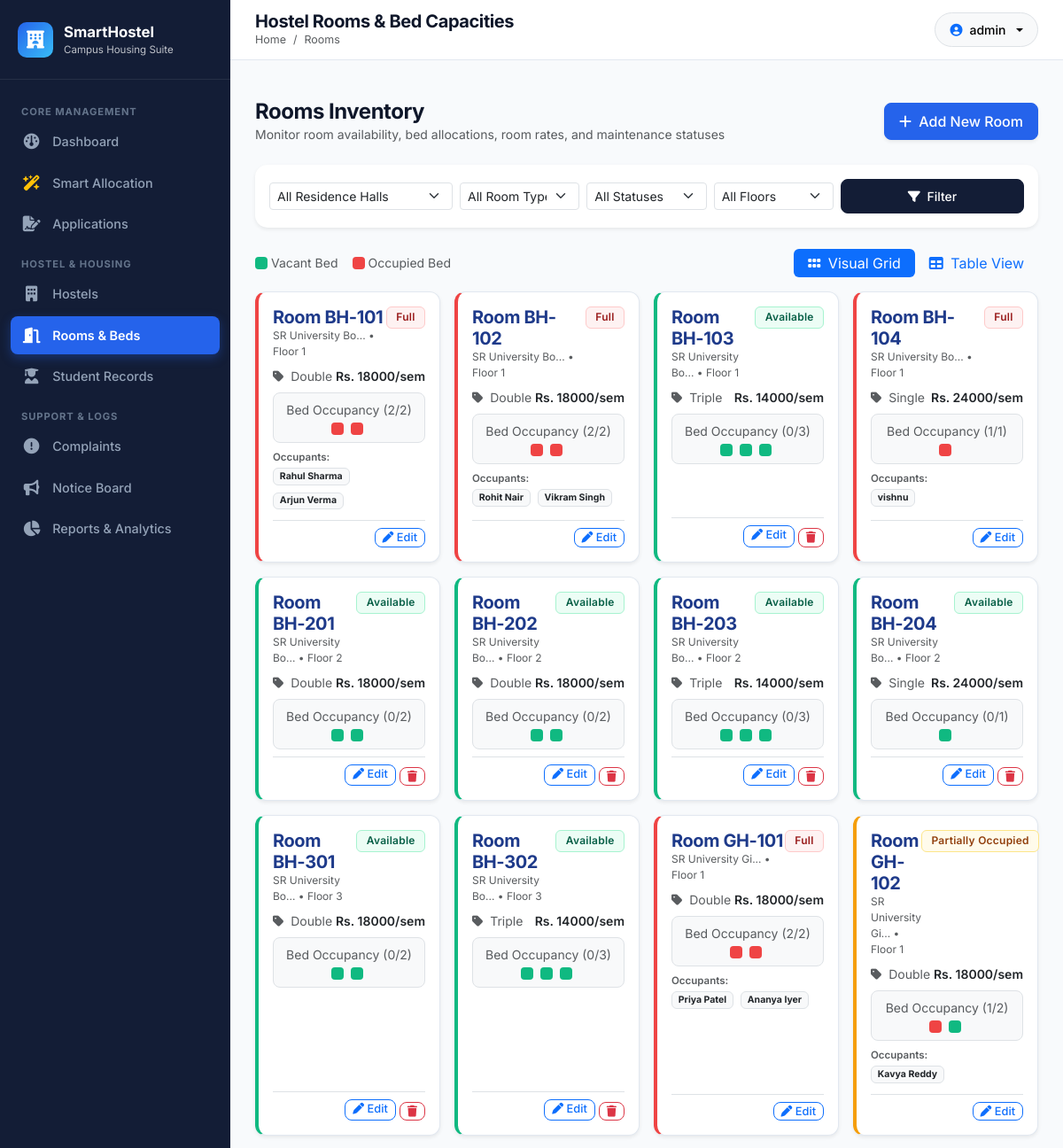
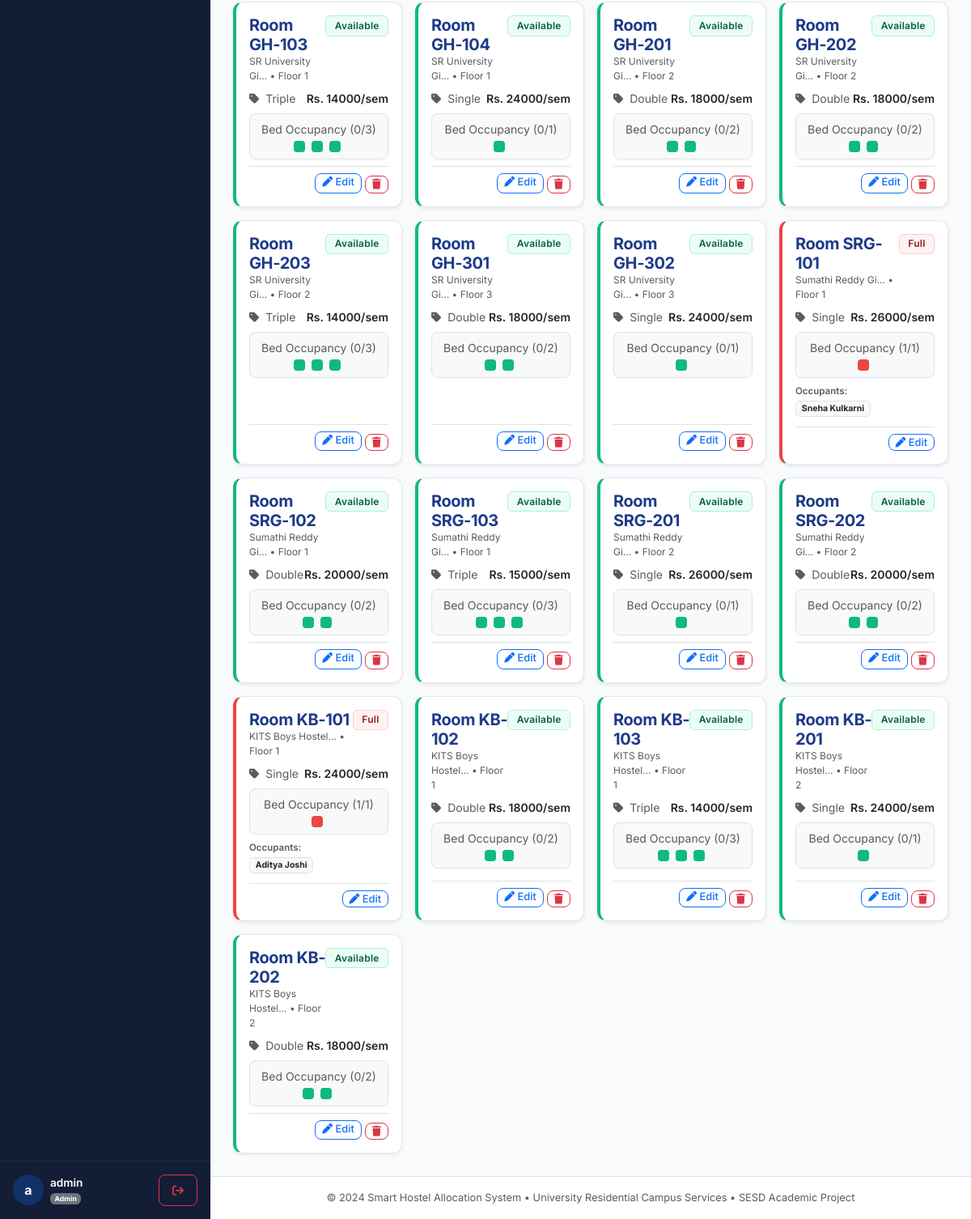
The page /admin/rooms (signed in) on the database its author committed (2 pictures, top to bottom).
### models.py (models this page shows, shortened)
class Room(db.Model):
    __tablename__ = 'rooms'
    id = db.Column(db.Integer, primary_key=True)
    hostel_id = db.Column(db.Integer, db.ForeignKey('hostels.id', ondelete='CASCADE'), nullable=False)
    room_number = db.Column(db.String(20), nullable=False)
    floor = db.Column(db.Integer, nullable=False, default=1)
    room_type = db.Column(db.String(20), nullable=False)  # 'Single', 'Double', 'Triple', 'Four-Bed'
    capacity = db.Column(db.Integer, nullable=False, default=2)
    occupied_beds = db.Column(db.Integer, nullable=False, default=0)
    price_per_semester = db.Column(db.Float, nullable=False, default=15000.0)
    status = db.Column(db.String(20), nullable=False, default='Available')  # 'Available', 'Partially Occupied', 'Full', 'Maintenance'
    facilities = db.Column(db.String(255), nullable=True)
    allocations = db.relationship('Allocation', backref='room', cascade="all, delete-orphan", lazy='dynamic')
    __table_args__ = (
        db.UniqueConstraint('hostel_id', 'room_number', name='uq_hostel_room_number'),
    )
    @property
    def available_beds(self):
        return max(0, self.capacity - self.occupied_beds)
    @property
    def active_occupants(self):
        return [alloc.student for alloc in self.allocations.filter_by(status='Active').all()]

class Hostel(db.Model):
    __tablename__ = 'hostels'
    id = db.Column(db.Integer, primary_key=True)
    name = db.Column(db.String(100), unique=True, nullable=False)
    hostel_type = db.Column(db.String(20), nullable=False)  # 'Boys', 'Girls', 'Co-ed'
    total_floors = db.Column(db.Integer, nullable=False, default=3)
    description = db.Column(db.Text, nullable=True)
    facilities = db.Column(db.Text, nullable=True)  # Comma separated
    image_url = db.Column(db.String(255), nullable=True)
    created_at = db.Column(db.DateTime, default=datetime.utcnow)
    rooms = db.relationship('Room', backref='hostel', cascade="all, delete-orphan", lazy='dynamic')
    applications = db.relationship('Application', backref='preferred_hostel', lazy='dynamic')
    allocations = db.relationship('Allocation', backref='hostel', lazy='dynamic')
    wardens = db.relationship('Warden', backref='assigned_hostel', lazy='dynamic')
    complaints = db.relationship('Complaint', backref='hostel', lazy='dynamic')

class Student(db.Model):
    __tablename__ = 'students'
    id = db.Column(db.Integer, primary_key=True)
    user_id = db.Column(db.Integer, db.ForeignKey('users.id', ondelete='CASCADE'), nullable=False, unique=True)
    student_id = db.Column(db.String(30), unique=True, nullable=False, index=True)
    full_name = db.Column(db.String(100), nullable=False)
    email = db.Column(db.String(120), nullable=False)
    phone = db.Column(db.String(20), nullable=False)
    gender = db.Column(db.String(10), nullable=False)  # 'Male', 'Female', 'Other'
    department = db.Column(db.String(100), nullable=False)
    year_of_study = db.Column(db.Integer, nullable=False, default=1)  # 1, 2, 3, 4
    address = db.Column(db.Text, nullable=True)
    parent_name = db.Column(db.String(100), nullable=True)
    parent_phone = db.Column(db.String(20), nullable=True)
    emergency_contact = db.Column(db.String(20), nullable=True)
    created_at = db.Column(db.DateTime, default=datetime.utcnow)
    applications = db.relationship('Application', backref='student', cascade="all, delete-orphan", lazy='dynamic', order_by='Application.applied_at.desc()')
    allocations = db.relationship('Allocation', backref='student', cascade="all, delete-orphan", lazy='dynamic', order_by='Allocation.allocated_date.desc()')
    complaints = db.relationship('Complaint', backref='student', cascade="all, delete-orphan", lazy='dynamic', order_by='Complaint.created_at.desc()')

### routes/admin.py (the view)
@admin_bp.route('/rooms')
@admin_required
def rooms():
    hostel_id = request.args.get('hostel_id', type=int)
    room_type = request.args.get('room_type', '').strip()
    status = request.args.get('status', '').strip()
    floor = request.args.get('floor', type=int)
    query = Room.query
    if hostel_id:
        query = query.filter(Room.hostel_id == hostel_id)
    if room_type:
        query = query.filter(Room.room_type == room_type)
    if status:
        query = query.filter(Room.status == status)
    if floor:
        query = query.filter(Room.floor == floor)
    rooms_list = query.order_by(Room.hostel_id.asc(), Room.floor.asc(), Room.room_number.asc()).all()
    hostels_list = Hostel.query.order_by(Hostel.name.asc()).all()
    return render_template('admin/rooms.html',
        rooms=rooms_list,
        hostels=hostels_list,
        selected_hostel=hostel_id,
        selected_type=room_type,
        selected_status=status,
        selected_floor=floor
    )

### routes/auth.py (called while the page is built)
def get_current_user():
    user_id = session.get('user_id')
    if user_id:
        return db.session.get(User, user_id)
    return None

def admin_required(f):
    @wraps(f)
    def decorated_function(*args, **kwargs):
        if 'user_id' not in session:
            flash('Please log in first.', 'warning')
            return redirect(url_for('auth.login'))
        if session.get('role') != 'admin':
            flash('Access denied. Administrator privileges required.', 'danger')
            return redirect(url_for('main.index'))
        return f(*args, **kwargs)
    return decorated_function

### templates/admin/rooms.html (shortened to what this page needs)
{% extends 'base.html' %}
{% block page_title %}Hostel Rooms & Bed Capacities{% endblock %}
{% block breadcrumb %}Rooms{% endblock %}
{% block content %}
<div class="container-fluid px-0">
    <div class="d-flex flex-wrap justify-content-between align-items-center mb-4 gap-3">
        <div>
            <h4 class="fw-bold mb-0">Rooms Inventory</h4>
            <p class="text-muted small mb-0">Monitor room availability, bed allocations, room rates, and maintenance statuses</p>
        </div>
        <div class="d-flex gap-2">
            <a href="{{ url_for('admin.add_room') }}" class="btn btn-primary shadow-sm">
                <i class="fa-solid fa-plus me-1"></i> Add New Room
            </a>
        </div>
    </div>
    <div class="card border-0 shadow-sm mb-4">
        <div class="card-body p-3">
            <form method="GET" action="{{ url_for('admin.rooms') }}" class="row g-2 align-items-center">
                <div class="col-md-3">
                    <select name="hostel_id" class="form-select form-select-sm">
                        <option value="">All Residence Halls</option>
                    </select>
                </div>
                <div class="col-md-2">
                    <select name="room_type" class="form-select form-select-sm">
                        <option value="">All Room Types</option>
                    </select>
                </div>
                <div class="col-md-2">
                    <select name="status" class="form-select form-select-sm">
                        <option value="">All Statuses</option>
                    </select>
                </div>
                <div class="col-md-2">
                    <select name="floor" class="form-select form-select-sm">
                        <option value="">All Floors</option>
                    </select>
                </div>
                <div class="col-md-3 d-flex gap-2">
                    <button type="submit" class="btn btn-sm btn-navy flex-grow-1">
                        <i class="fa-solid fa-filter me-1"></i> Filter
                    </button>
                </div>
            </form>
        </div>
    </div>
    <div class="d-flex flex-wrap justify-content-between align-items-center mb-3">
        <div class="d-flex align-items-center gap-3 small text-muted">
            <span class="d-inline-flex align-items-center"><span class="bed-dot empty me-1"></span> Vacant Bed</span>
            <span class="d-inline-flex align-items-center"><span class="bed-dot occupied me-1"></span> Occupied Bed</span>
        </div>
        <div>
            <ul class="nav nav-pills nav-pills-sm" id="pills-tab" role="tablist">
                <li class="nav-item">
                    <button class="nav-link active py-1 px-3 btn-sm" id="pills-grid-tab" data-bs-toggle="pill" data-bs-target="#pills-grid" type="button">
                        <i class="fa-solid fa-grip me-1"></i> Visual Grid
                    </button>
                </li>
                <li class="nav-item">
                    <button class="nav-link py-1 px-3 btn-sm" id="pills-table-tab" data-bs-toggle="pill" data-bs-target="#pills-table" type="button">
                        <i class="fa-solid fa-table me-1"></i> Table View
                    </button>
                </li>
            </ul>
        </div>
    </div>
    <div class="tab-content" id="pills-tabContent">
        <div class="tab-pane fade show active" id="pills-grid">
            <div class="row g-3">
                {% for room in rooms %}
                <div class="col-sm-6 col-md-4 col-xl-3">
                    <div class="room-card status-{{ room.status.lower().replace(' ', '-') }} h-100 d-flex flex-column justify-content-between shadow-sm">
                        <div>
                            <div class="d-flex justify-content-between align-items-start mb-2">
                                <div>
                                    <h5 class="fw-bold mb-0 text-navy">Room {{ room.room_number }}</h5>
                                    <div class="text-muted text-xs" style="font-size: 0.75rem;">
                                        {{ room.hostel.name[:16] }}... &bull; Floor {{ room.floor }}
                                    </div>
                                </div>
                                <span class="badge badge-status {% if room.status == 'Available' %}badge-available{% elif room.status == 'Partially Occupied' %}badge-partially-occupied{% elif room.status == 'Full' %}badge-full{% else %}badge-rejected{% endif %}">
                                    {{ room.status }}
                                </span>
                            </div>
                            <div class="d-flex justify-content-between align-items-center small text-muted mb-2">
                                <span><i class="fa-solid fa-tag me-1"></i> {{ room.room_type }}</span>
                                <span class="fw-semibold text-dark">Rs. {{ room.price_per_semester|int }}/sem</span>
                            </div>
                            <div class="p-2 bg-light rounded-3 mb-2 border text-center">
                                <div class="small text-muted mb-1">Bed Occupancy ({{ room.occupied_beds }}/{{ room.capacity }})</div>
                                <div class="d-flex justify-content-center align-items-center gap-1">
                                    {% for i in range(room.occupied_beds) %}
                                    <span class="bed-dot occupied" title="Bed Occupied"></span>
                                    {% endfor %}
                                    {% for i in range(room.available_beds) %}
                                    <span class="bed-dot empty" title="Bed Vacant"></span>
                                    {% endfor %}
                                </div>
                            </div>
                            {% if room.occupied_beds > 0 %}
                            <div class="mb-2">
                                <small class="text-muted d-block fw-semibold" style="font-size: 0.72rem;">Occupants:</small>
                                <div class="small">
                                    {% for occupant in room.active_occupants %}
                                    <span class="badge bg-light text-dark border me-1 mb-1">{{ occupant.full_name }}</span>
                                    {% endfor %}
                                </div>
                            </div>
                            {% endif %}
                        </div>
                        <div class="pt-2 border-top d-flex justify-content-end gap-1">
                            <a href="{{ url_for('admin.edit_room', room_id=room.id) }}" class="btn btn-xs btn-outline-primary py-0 px-2" style="font-size: 0.8rem;">
                                <i class="fa-solid fa-pen"></i> Edit
                            </a>
                            {% if room.occupied_beds == 0 %}
                            <form action="{{ url_for('admin.delete_room', room_id=room.id) }}" method="POST" class="d-inline" data-confirm="Delete room {{ room.room_number }}?">
                                <button type="submit" class="btn btn-xs btn-outline-danger py-0 px-2" style="font-size: 0.8rem;">
                                    <i class="fa-solid fa-trash"></i>
                                </button>
                            </form>
                            {% endif %}
                        </div>
                    </div>
                </div>
                {% else %}
                <div class="col-12 text-center py-5">
                    <p class="text-muted">No rooms found matching filters.</p>
                </div>
                {% endfor %}
            </div>
        </div>
    </div>
</div>
{% endblock %}

### static/css/style.css (style rules this page uses)
:root { --navy-darkest: #0a1128; --navy-dark: #0f172a; --navy-sidebar: #131d36; --navy-card: #1e293b; --navy-primary: #1e3a8a; --blue-primary: #2563eb; --blue-light: #38bdf8; --blue-bg-light: #f0f7ff; --blue-soft: #e0f2fe; --success-color: #10b981; --success-bg: #ecfdf5; --warning-color: #f59e0b; --warning-bg: #fffbeb; --danger-color: #ef4444; --danger-bg: #fef2f2; --info-color: #0284c7; --info-bg: #e0f2fe; --text-main: #1e293b; --text-muted: #64748b; --text-light: #94a3b8; --bg-main: #f8fafc; --border-color: #e2e8f0; --card-radius: 14px; --transition-fast: all 0.2s ease-in-out; }
body { font-family: 'Inter', system-ui, -apple-system, BlinkMacSystemFont, "Segoe UI", Roboto, sans-serif; background-color: var(--bg-main); color: var(--text-main); min-height: 100vh; margin: 0; display: flex; flex-direction: column; }
h1, h2, h3, h4, h5, h6 { font-weight: 700; letter-spacing: -0.02em; color: #0f172a; }
.text-navy { color: var(--navy-primary) !important; }
.btn { font-weight: 500; border-radius: 8px; padding: 0.5rem 1rem; transition: var(--transition-fast); }
.btn-primary { background-color: var(--blue-primary); border-color: var(--blue-primary); }
.btn-navy { background-color: var(--navy-sidebar); color: #ffffff; border: 1px solid var(--navy-sidebar); }
.card { border: 1px solid var(--border-color); border-radius: var(--card-radius); box-shadow: 0 1px 3px 0 rgba(0, 0, 0, 0.05), 0 1px 2px -1px rgba(0, 0, 0, 0.05); background-color: #ffffff; transition: var(--transition-fast); }
.badge-status { padding: 0.35rem 0.65rem; font-size: 0.75rem; font-weight: 600; border-radius: 6px; letter-spacing: 0.02em; display: inline-flex; align-items: center; gap: 0.35rem; }
.badge-available, .badge-active, .badge-approved, .badge-resolved { background-color: var(--success-bg); color: #065f46; border: 1px solid #a7f3d0; }
.badge-partially-occupied, .badge-in-progress, .badge-pending { background-color: var(--warning-bg); color: #92400e; border: 1px solid #fde68a; }
.badge-full, .badge-rejected, .badge-urgent, .badge-danger { background-color: var(--danger-bg); color: #991b1b; border: 1px solid #fecaca; }
.room-card { border-radius: 12px; border: 1px solid var(--border-color); padding: 1rem; background: #ffffff; position: relative; transition: var(--transition-fast); }
.room-card.status-available { border-left: 4px solid var(--success-color); }
.room-card.status-partially-occupied { border-left: 4px solid var(--warning-color); }
.room-card.status-full { border-left: 4px solid var(--danger-color); }
.bed-dot { width: 14px; height: 14px; border-radius: 4px; display: inline-block; margin-right: 4px; }
.bed-dot.occupied { background-color: #ef4444; }
.bed-dot.empty { background-color: #10b981; }

### rows shown on the page
Room: room_number "BH-101", hostel "SR University Bo", floor "1", status "Full", room_type "Double", price_per_semester "18000", occupied_beds "2", capacity "2"
Student: full_name "Rahul Sharma"
Student: full_name "Arjun Verma"
Room: room_number "BH-102", hostel "SR University Bo", floor "1", status "Full", room_type "Double", price_per_semester "18000", occupied_beds "2", capacity "2"
Student: full_name "Rohit Nair"
Student: full_name "Vikram Singh"
Room: room_number "BH-103", hostel "SR University Bo", floor "1", status "Available", room_type "Triple", price_per_semester "14000", occupied_beds "0", capacity "3"
Room: room_number "BH-104", hostel "SR University Bo", floor "1", status "Full", room_type "Single", price_per_semester "24000", occupied_beds "1", capacity "1"
Student: full_name "vishnu"
Room: room_number "BH-201", hostel "SR University Bo", floor "2", status "Available", room_type "Double", price_per_semester "18000", occupied_beds "0", capacity "2"
Room: room_number "BH-202", hostel "SR University Bo", floor "2", status "Available", room_type "Double", price_per_semester "18000", occupied_beds "0", capacity "2"
Room: room_number "BH-203", hostel "SR University Bo", floor "2", status "Available", room_type "Triple", price_per_semester "14000", occupied_beds "0", capacity "3"
Room: room_number "BH-204", hostel "SR University Bo", floor "2", status "Available", room_type "Single", price_per_semester "24000", occupied_beds "0", capacity "1"
Room: room_number "BH-301", hostel "SR University Bo", floor "3", status "Available", room_type "Double", price_per_semester "18000", occupied_beds "0", capacity "2"
Room: room_number "BH-302", hostel "SR University Bo", floor "3", status "Available", room_type "Triple", price_per_semester "14000", occupied_beds "0", capacity "3"
Room: room_number "GH-101", hostel "SR University Gi", floor "1", status "Full", room_type "Double", price_per_semester "18000", occupied_beds "2", capacity "2"
Student: full_name "Priya Patel"
Student: full_name "Ananya Iyer"
Room: room_number "GH-102", hostel "SR University Gi", floor "1", status "Partially Occupied", room_type "Double", price_per_semester "18000", occupied_beds "1", capacity "2"
Student: full_name "Kavya Reddy"
Room: room_number "GH-103", hostel "SR University Gi", floor "1", status "Available", room_type "Triple", price_per_semester "14000", occupied_beds "0", capacity "3"
Room: room_number "GH-104", hostel "SR University Gi", floor "1", status "Available", room_type "Single", price_per_semester "24000", occupied_beds "0", capacity "1"
Room: room_number "GH-201", hostel "SR University Gi", floor "2", status "Available", room_type "Double", price_per_semester "18000", occupied_beds "0", capacity "2"
Room: room_number "GH-202", hostel "SR University Gi", floor "2", status "Available", room_type "Double", price_per_semester "18000", occupied_beds "0", capacity "2"
Room: room_number "GH-203", hostel "SR University Gi", floor "2", status "Available", room_type "Triple", price_per_semester "14000", occupied_beds "0", capacity "3"
Room: room_number "GH-301", hostel "SR University Gi", floor "3", status "Available", room_type "Double", price_per_semester "18000", occupied_beds "0", capacity "2"
Room: room_number "GH-302", hostel "SR University Gi", floor "3", status "Available", room_type "Single", price_per_semester "24000", occupied_beds "0", capacity "1"
Room: room_number "SRG-101", hostel "Sumathi Reddy Gi", floor "1", status "Full", room_type "Single", price_per_semester "26000", occupied_beds "1", capacity "1"
Student: full_name "Sneha Kulkarni"
Room: room_number "SRG-102", hostel "Sumathi Reddy Gi", floor "1", status "Available", room_type "Double", price_per_semester "20000", occupied_beds "0", capacity "2"
Room: room_number "SRG-103", hostel "Sumathi Reddy Gi", floor "1", status "Available", room_type "Triple", price_per_semester "15000", occupied_beds "0", capacity "3"
Room: room_number "SRG-201", hostel "Sumathi Reddy Gi", floor "2", status "Available", room_type "Single", price_per_semester "26000", occupied_beds "0", capacity "1"
Room: room_number "SRG-202", hostel "Sumathi Reddy Gi", floor "2", status "Available", room_type "Double", price_per_semester "20000", occupied_beds "0", capacity "2"
Room: room_number "KB-101", hostel "KITS Boys Hostel", floor "1", status "Full", room_type "Single", price_per_semester "24000", occupied_beds "1", capacity "1"
Student: full_name "Aditya Joshi"
Room: room_number "KB-102", hostel "KITS Boys Hostel", floor "1", status "Available", room_type "Double", price_per_semester "18000", occupied_beds "0", capacity "2"
Room: room_number "KB-103", hostel "KITS Boys Hostel", floor "1", status "Available", room_type "Triple", price_per_semester "14000", occupied_beds "0", capacity "3"
Room: room_number "KB-201", hostel "KITS Boys Hostel", floor "2", status "Available", room_type "Single", price_per_semester "24000", occupied_beds "0", capacity "1"
Room: room_number "KB-202", hostel "KITS Boys Hostel", floor "2", status "Available", room_type "Double", price_per_semester "18000", occupied_beds "0", capacity "2"

### other values the page prints
{{ session.get('display_name', 'U')[:1] }} "a"
{{ session.get('display_name') }} "admin"
{{ session.get('role') }} "Admin"
{{ current_year }} "2024"
